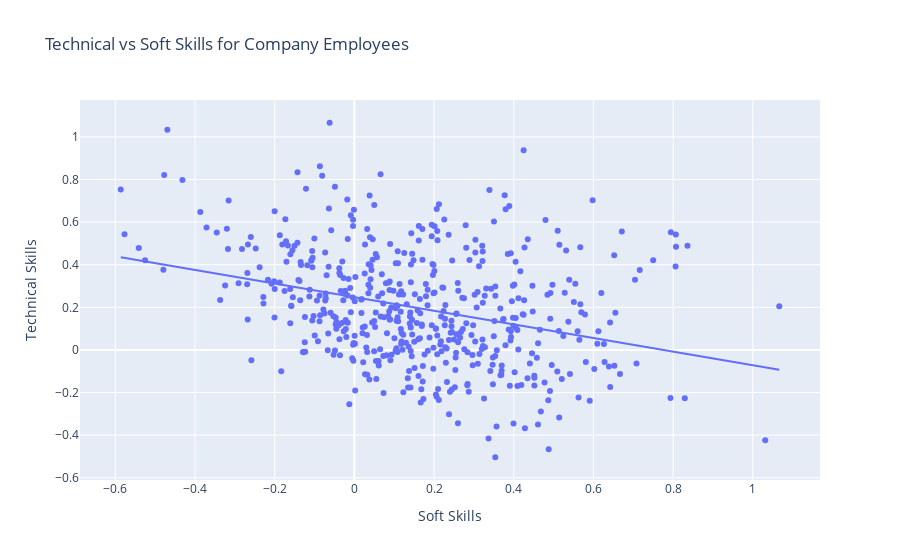

The cell this chart's notebook holds for it:
### Code cell
print( pearsonr( df_company['Soft Skills'], df_company['Technical Skills'] ) )
px.scatter( df_company, x = 'Soft Skills', y = 'Technical Skills', trendline= 'ols', title = 'Technical vs Soft Skills for Company Employees' )

### Figure 1 — Plotly figure (JSON) as saved in the notebook; plotly's stock layout.template omitted (floating-point values rounded to 4 significant figures; data arrays with more than 128 entries replaced by an {"elided": "..."} marker saying what was removed)
{"data": [{"hovertemplate": "Soft Skills=%{x}<br>Technical Skills=%{y}<extra></extra>", "legendgroup": "", "marker": {"color": "#636efa", "symbol": "circle"}, "mode": "markers", "name": "", "orientation": "v", "showlegend": false, "type": "scatter", "x": {"elided": "513 float values"}, "xaxis": "x", "y": {"elided": "513 float values"}, "yaxis": "y"}, {"hovertemplate": "<b>OLS trendline</b><br>Technical Skills = -0.31974 * Soft Skills + 0.247937<br>R<sup>2</sup>=0.101345<br><br>Soft Skills=%{x}<br>Technical Skills=%{y} <b>(trend)</b><extra></extra>", "legendgroup": "", "marker": {"color": "#636efa", "symbol": "circle"}, "mode": "lines", "name": "", "showlegend": false, "type": "scatter", "x": {"elided": "513 float values"}, "xaxis": "x", "y": {"elided": "513 float values"}, "yaxis": "y"}], "layout": {"autosize": true, "legend": {"tracegroupgap": 0}, "title": {"text": "Technical vs Soft Skills for Company Employees"}, "xaxis": {"anchor": "y", "autorange": true, "domain": [0, 1], "range": [-0.6879, 1.168], "title": {"text": "Soft Skills"}, "type": "linear"}, "yaxis": {"anchor": "x", "autorange": true, "domain": [0, 1], "range": [-0.6334, 1.196], "title": {"text": "Technical Skills"}, "type": "linear"}}}
